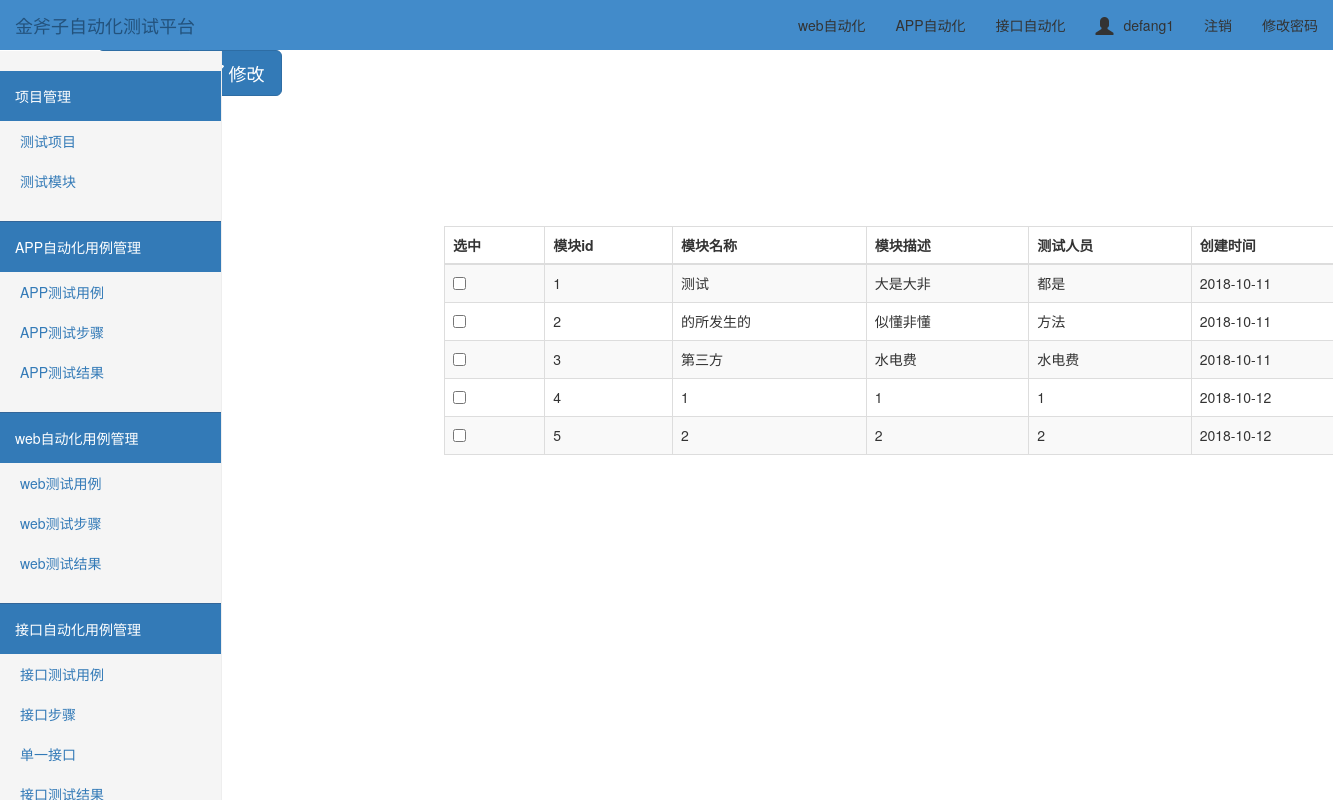
Page /modules/ (signed in) on the earlier database version.
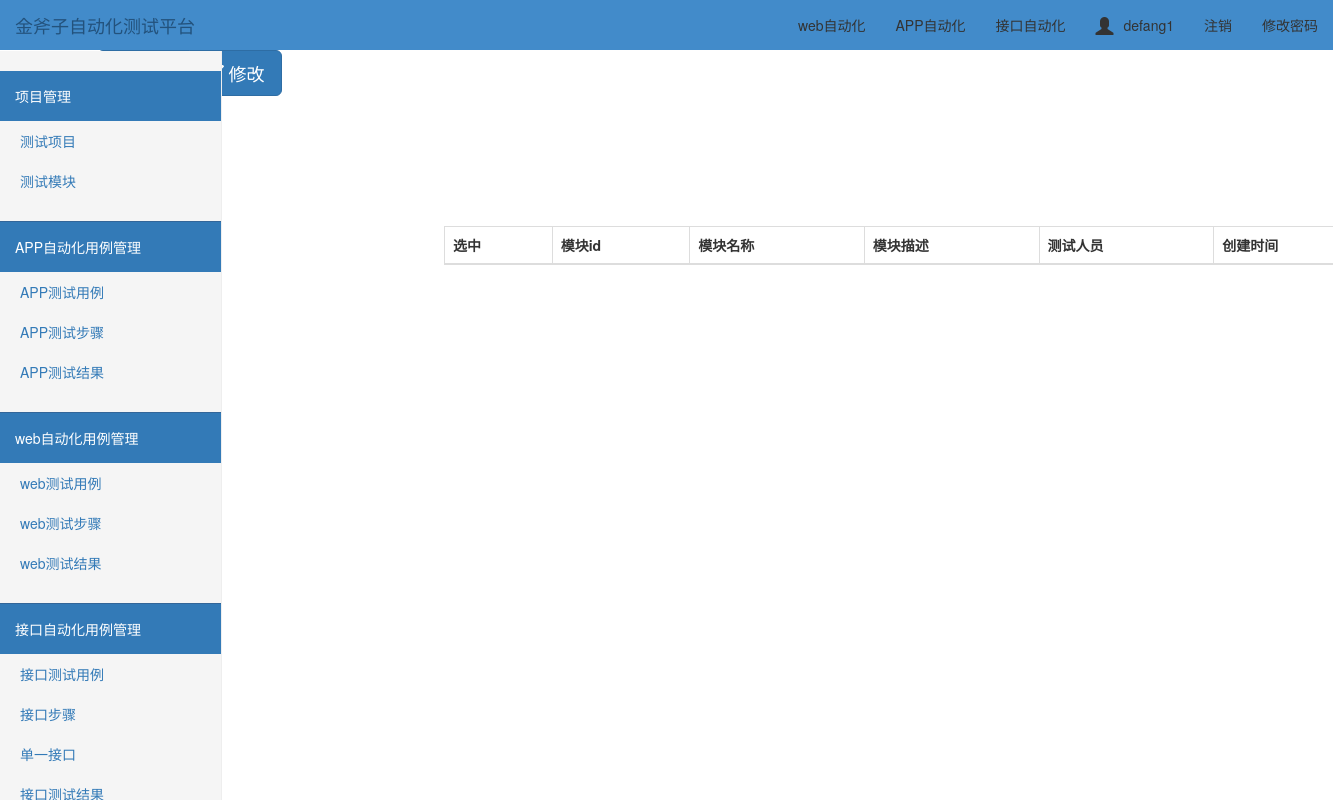
Same page on the later database version.
### test_platform/models.py (models this page shows, shortened)
class Modules(models.Model):
    mid = models.AutoField(primary_key=True)
    Project = models.ForeignKey(Project, on_delete=models.CASCADE)
    modules_name = models.CharField('模块名称', max_length=20)  # 模块名称
    testers = models.CharField('测试人员', max_length=100)  # 测试执行人员
    developer = models.CharField(max_length=100)    # 备用
    modules_desc = models.CharField('模块描述', max_length=200)     # 模块描述
    create_time = models.DateTimeField('创建时间', auto_now=True)  # 创建时间

### test_platform/views.py (the view)
# urls.py: url(r'^modules/$', views.modules),
@login_required
def modules(request):
    modules_list = Modules.objects.filter().all()
    project_list = Project.objects.all()
    return render(request, "modules.html", {"modules_list": modules_list, "project_list": project_list})

### templates/modules.html (shortened to what this page needs)
{% extends "home.html" %}
{% block add %}
<div class="btn-toolbar" role="toolbar">
  <div class="btn-group">
    <button type="button" class="btn btn-primary btn-lg" data-toggle="modal" data-target="#addmyModal">
    </button>
    <button type="button" class="btn btn-primary btn-lg" data-toggle="modal" data-target="#myModal">
         修改
    </button>
  </div>
</div>
<div class="container">
        <div class="row" style="padding-top: 80px;">
            <div class="col-md-10 col-md-offset-3">
                <table class="table table-striped table-bordered">
                    <thead>
                        <tr>
                            <th>选中</th>
                            <th>模块id</th>
                            <th>模块名称</th>
                            <th>模块描述</th>
                            <th>测试人员</th>
                            <th>创建时间</th>
                        </tr>
                    </thead>
                    <tbody>
                        {% for modules_obj in modules_list %}
                            <tr>
                                <td id="che1"><input type="checkbox"/></td>
                                <td>{{ modules_obj.mid }}</td>
                                <td>{{ modules_obj.modules_name }}</td>
                                <td>{{ modules_obj.modules_desc }}</td>
                                <td>{{ modules_obj.testers }}</td>
                                <td>{{ modules_obj.create_time|date:'Y-m-d' }}</td>
                            </tr>
                        {% endfor %}
                    </tbody>
                </table>
            </div>
        </div>
    </div>
{% endblock %}

Differences in the rows shown:
removed Modules: mid "1", modules_name "测试", modules_desc "大是大非", testers "都是", create_time "2018-10-11"
removed Modules: mid "2", modules_name "的所发生的", modules_desc "似懂非懂", testers "方法", create_time "2018-10-11"
removed Modules: mid "3", modules_name "第三方", modules_desc "水电费", testers "水电费", create_time "2018-10-11"
removed Modules: mid "4", modules_name "1", modules_desc "1", testers "1", create_time "2018-10-12"
removed Modules: mid "5", modules_name "2", modules_desc "2", testers "2", create_time "2018-10-12"
